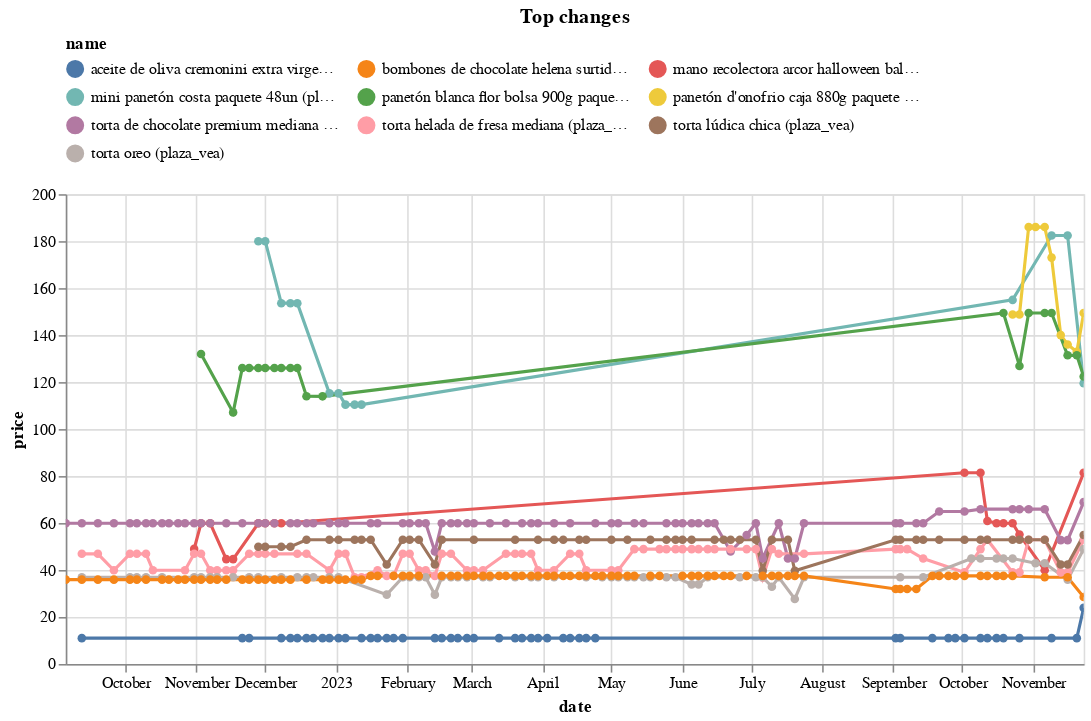

The notebook cell this image was saved under:
### Code cell
top_changes_abs.head(10).pipe(plot_changes, 'Top changes')

### Figure 1 — Vega-Lite specification as saved in the notebook (floating-point values rounded to 4 significant figures; data arrays with more than 128 entries replaced by an {"elided": "..."} marker saying what was removed)
{"config": {"view": {"continuousWidth": 300, "continuousHeight": 300}, "legend": {"columns": 3, "orient": "top"}}, "data": {"name": "data-9aab5d1ae7bcd655a9d577efb7cb8418"}, "mark": {"type": "line", "point": true}, "encoding": {"color": {"field": "name", "scale": {"domain": ["aceite de oliva cremonini extra virgen botella 250ml (plaza_vea)", "bombones de chocolate helena surtidos selectos caja 210g (plaza_vea)", "mano recolectora arcor halloween balde 200g (plaza_vea)", "mini panetón costa paquete 48un (plaza_vea)", "panetón blanca flor bolsa 900g paquete 6un (plaza_vea)", "panetón d'onofrio caja 880g paquete 6un (plaza_vea)", "torta de chocolate premium mediana (plaza_vea)", "torta helada de fresa mediana (plaza_vea)", "torta lúdica chica (plaza_vea)", "torta oreo (plaza_vea)"]}, "type": "nominal"}, "tooltip": [{"field": "name", "type": "nominal"}, {"field": "price", "type": "quantitative"}, {"field": "last_price", "type": "quantitative"}], "x": {"field": "date", "type": "temporal"}, "y": {"field": "price", "type": "quantitative"}}, "params": [{"name": "param_7", "select": {"type": "point", "fields": ["name"]}, "bind": "legend"}, {"name": "param_8", "select": {"type": "interval", "encodings": ["x", "y"]}, "bind": "scales"}], "title": "Top changes", "transform": [{"filter": {"param": "param_7"}}], "width": 650, "$schema": "https://vega.github.io/schema/vega-lite/v5.15.1.json", "datasets": {"data-9aab5d1ae7bcd655a9d577efb7cb8418": {"elided": "484 records"}}}
